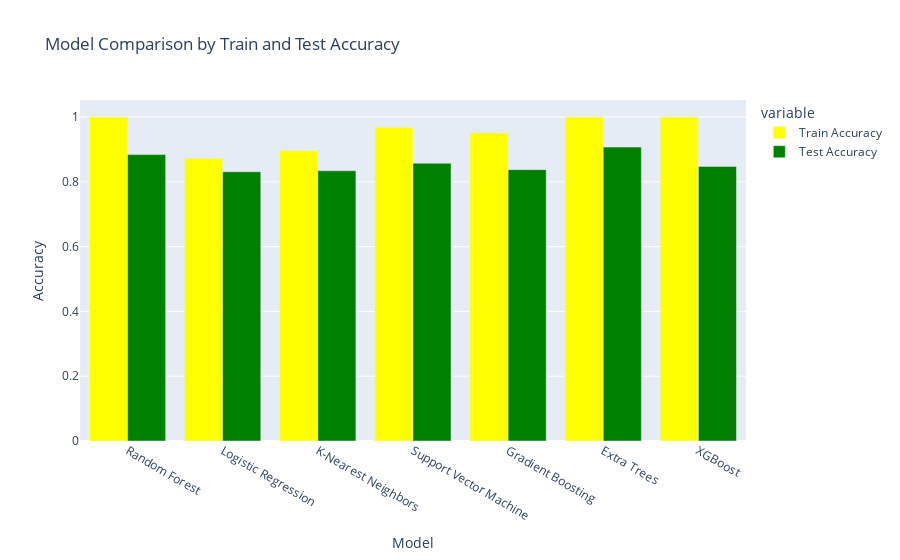

Source (notebook cell):
### Code cell
# Create a DataFrame from the results
results_df = pd.DataFrame(results)

# Plotting the comparison using Plotly grouped bar chart
fig = px.bar(results_df, 
             x='Model', 
             y=['Train Accuracy', 'Test Accuracy'], 
             title="Model Comparison by Train and Test Accuracy", 
             labels={'Model': 'Model', 'value': 'Accuracy'},
             barmode='group',  # Group bars for Train and Test Accuracy
             color='variable',  # Different colors for Train and Test bars
             color_discrete_map={'Train Accuracy': 'yellow', 'Test Accuracy': 'green'})  # Optional: color map for clarity

# Show the plot
fig.show()

### Figure 1 — Plotly figure (JSON) as saved in the notebook; plotly's stock layout.template omitted (floating-point values rounded to 4 significant figures)
{"data": [{"alignmentgroup": "True", "hovertemplate": "variable=Train Accuracy<br>Model=%{x}<br>Accuracy=%{y}<extra></extra>", "legendgroup": "Train Accuracy", "marker": {"color": "yellow", "pattern": {"shape": ""}}, "name": "Train Accuracy", "offsetgroup": "Train Accuracy", "orientation": "v", "showlegend": true, "textposition": "auto", "type": "bar", "x": ["Random Forest", "Logistic Regression", "K-Nearest Neighbors", "Support Vector Machine", "Gradient Boosting", "Extra Trees", "XGBoost"], "xaxis": "x", "y": [1, 0.8721, 0.8962, 0.9684, 0.951, 1, 1], "yaxis": "y"}, {"alignmentgroup": "True", "hovertemplate": "variable=Test Accuracy<br>Model=%{x}<br>Accuracy=%{y}<extra></extra>", "legendgroup": "Test Accuracy", "marker": {"color": "green", "pattern": {"shape": ""}}, "name": "Test Accuracy", "offsetgroup": "Test Accuracy", "orientation": "v", "showlegend": true, "textposition": "auto", "type": "bar", "x": ["Random Forest", "Logistic Regression", "K-Nearest Neighbors", "Support Vector Machine", "Gradient Boosting", "Extra Trees", "XGBoost"], "xaxis": "x", "y": [0.8841, 0.8311, 0.8344, 0.8576, 0.8377, 0.9073, 0.8477], "yaxis": "y"}], "layout": {"barmode": "group", "legend": {"title": {"text": "variable"}, "tracegroupgap": 0}, "title": {"text": "Model Comparison by Train and Test Accuracy"}, "xaxis": {"anchor": "y", "domain": [0, 1], "title": {"text": "Model"}}, "yaxis": {"anchor": "x", "domain": [0, 1], "title": {"text": "Accuracy"}}}}
